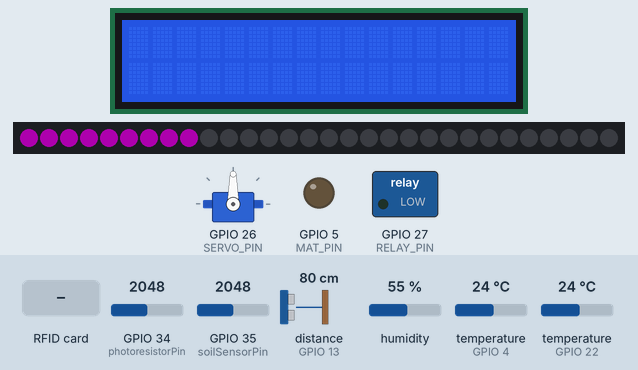
Bench run of a sketch on a simulated ESP32. On the bench: 16×2 character LCD, servo, 30 RGB LEDs in strip order, left to right, switched loads named in the sketch (green lamp = pin HIGH), output pins drawn as LEDs (lit = HIGH). Wiring (inferred from the names in the program): ultrasonic range finder: trigger GPIO 12; echo GPIO 13. The test bench sets the inputs (shaded band); at power-on: GPIO 34 (photoresistorPin) = 2048, GPIO 35 (soilSensorPin) = 2048, distance to the obstacle (sensor on GPIO 13) 80 cm, humidity 55 %, temperature (sensors on GPIO 4, GPIO 22) 24 °C. The echo pulse lasts 58.3 µs per cm; dim RGB values are drawn brighter than linear; WiFi joins after 1.5 s; servers stay silent unless stated; no MQTT or app messages arrive unless stated; pins used as bus, display or sensor lines are not drawn; what the sketch prints to the serial monitor is not drawn.

Above: at 3.0 s.
3.1 s: RFID card 53 80 02 29 held to the reader
At 5.6 s:
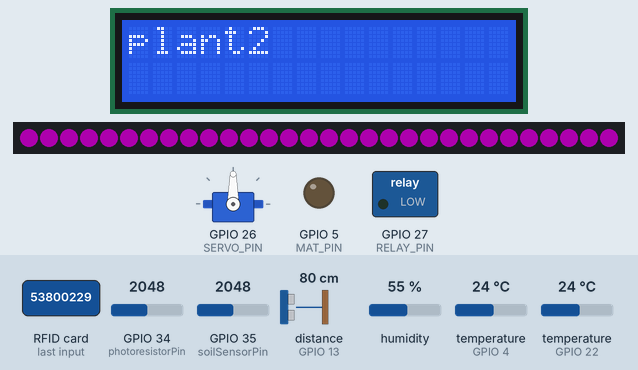
7.8 s: GPIO 34 (photoresistorPin) set to 2958
10.4 s: GPIO 34 (photoresistorPin) set to 3033
At 13.9 s:
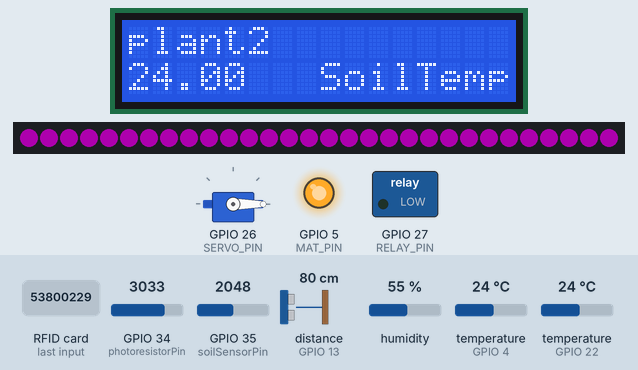
14.0 s: GPIO 34 (photoresistorPin) set to 2866
At 17.0 s:
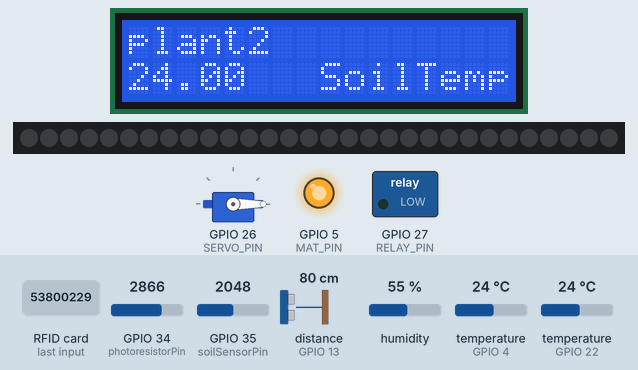
20.9 s: RFID card 03 31 79 13 held to the reader
At 23.9 s:
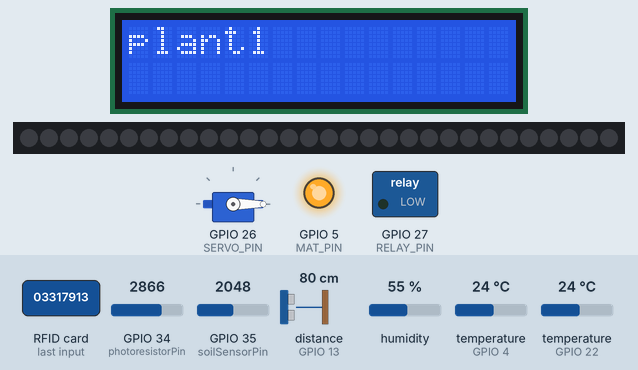
26.4 s: GPIO 34 (photoresistorPin) set to 1046
28.7 s: GPIO 34 (photoresistorPin) set to 928
At 33.4 s:
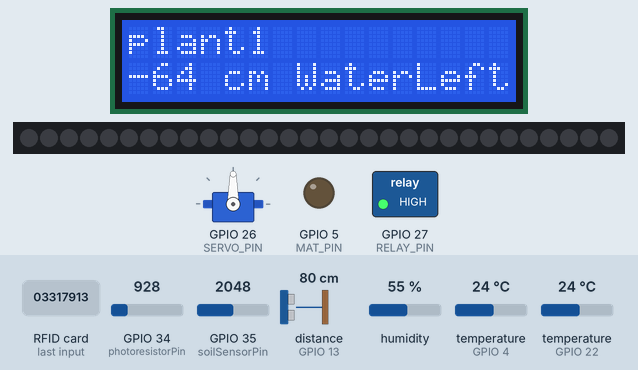
Timing chart, 0 to 34.9 s (numbered marks = the images above; inputs shaded):
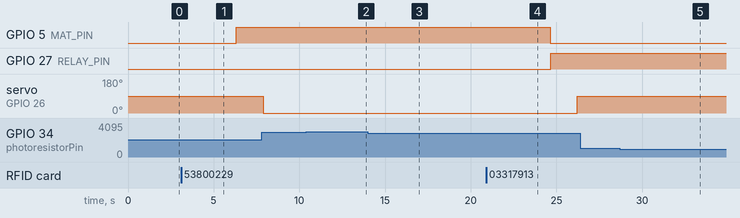

Measured:
- the behaviour switches between 2999 and 3000 on GPIO 34 (photoresistorPin) (found by bisection; images 1 and 2)
- the behaviour switches between 1000 and 999 on GPIO 34 (photoresistorPin) (found by bisection; images 4 and 5)
- after the input at 3.1 s, GPIO 5 (MAT_PIN): LOW → HIGH after 3.2 s; the display: first differs from a run without the input after 1.5 s (image 1)
- after the input at 20.9 s, GPIO 5 (MAT_PIN): HIGH → LOW after 3.8 s; GPIO 27 (RELAY_PIN): LOW → HIGH after 3.8 s; servo on GPIO 26 (SERVO_PIN): 0° → 90° after 5.3 s; the display: changes after 2.0 s (image 4)
- after the input at 26.4 s, every drawn part: stays the same
- what the display in image 3 shows lasts 3.0 s, from 16.5 s to 19.5 s

The sketch:

project_V1_withgrafana.ino
```cpp
// Include necessary libraries
#include <Arduino.h>
#include <SPI.h>
#include <MFRC522.h>
#include <DHT.h>
#include <LiquidCrystal_I2C.h>
#include <OneWire.h>
#include <Wire.h>
#include <DallasTemperature.h>
#include <Adafruit_NeoPixel.h>
#include <ESP32Servo.h>
#include <WiFi.h>
#include <PubSubClient.h>
#include <ArduinoJson.h>

// define gpio pins
#define DHTPIN 4                  // Digital pin connected to the DHT sensor
#define DHTTYPE DHT11             // DHT 11
#define RST_PIN 14                // Reset pin connected to GPIO 14 (D14)
#define SS_PIN 21                 // Slave Select pin connected to GPIO 5 (D5)
#define SERVO_PIN 26              // Pin to which the servo is connected
#define RELAY_PIN 27              // Change this to the GPIO pin connected to the relay module
#define ONE_WIRE_BUS 22           // one wire bus to DS18B20
#define MAT_PIN 5                 // PIN FOR heatmat
#define LED_PIN 32                // Pin D32 on ESP32
#define LED_COUNT 30              // Number of LEDs in your strip
const int trigPin = 12;           // Trig pin of HC-SR04
const int echoPin = 13;           // Echo pin of HC-SR04
const int soilSensorPin = 35;     // Analog pin to which the sensor is connected
const int photoresistorPin = 34;  // Digital pin 35 on ESP32

// Replace with your network credentials
const char* ssid = "telenet-C0937";
const char* password = "NxefST4pcycx";

// MQTT Broker data
const char* mqtt_server = "tharspi.local";
const char* mqtt_user = "thars";
const char* mqtt_password = "thars";

// create wifi for MQTT
WiFiClient espClient;
PubSubClient client(espClient);

Servo myServo;                                                      // Create a servo object
MFRC522 mfrc522(SS_PIN, RST_PIN);                                   // Create MFRC522 instance.
DHT dht(DHTPIN, DHTTYPE);                                           // create DHT object
Adafruit_NeoPixel strip(LED_COUNT, LED_PIN, NEO_GRB + NEO_KHZ800);  // create ledstrip object
LiquidCrystal_I2C lcd(0x27, 16, 2);                                 // Set the LCD I2C address and the number of columns and rows

// Setup a oneWire instance to communicate with any OneWire devices
OneWire oneWire(ONE_WIRE_BUS);

// Pass oneWire reference to DallasTemperature library
DallasTemperature sensors(&oneWire);

// parameters voor de kweekbak
float lichtintensiteit = 0;
float bodemvochtigheid = 5000;
float bodemtemperatuur = 0;
float luchtemperatuur = 0;
float WaterAfstand = 15;
String plantname = "";

// extra parameters voor extra grafana data
int lcdState = 1;
int waterLeft = 0;
float moistpercent = 0;
float lightpercent = 0;
float pumpState = 0;
float windowState = 0;
float lightState = 0;
float hundred = 100;
float null = 0;

// Define your mappings between RFID tags and settings
const String TAG_ID_1 = "03 31 79 13";
const String TAG_ID_2 = "53 80 02 29";

// Function to compare two tag IDs
bool compareTagIDs(String tag1, String tag2) {
  return tag1.equals(tag2);
}

// Function to update settings based on the detected RFID tag
void updateSettings(String tagID) {
  if (compareTagIDs(tagID, TAG_ID_1)) {
    Serial.println("Settings updated for Tag 1");
    plantname = "plant1";
    lcd.clear();
    lcd.setCursor(0, 0);
    lcd.print(plantname);
    lichtintensiteit = 1000;
    bodemvochtigheid = 2000;
    bodemtemperatuur = 15;
    luchtemperatuur = 15;
  } else if (compareTagIDs(tagID, TAG_ID_2)) {
    Serial.println("Settings updated for Tag 2");
    plantname = "plant2";
    lcd.clear();
    lcd.setCursor(0, 0);
    lcd.print(plantname);
    lichtintensiteit = 3000;
    bodemvochtigheid = 5000;
    bodemtemperatuur = 50;
    luchtemperatuur = 30;
  } else {
    Serial.println("Unknown tag ID");
  }
}

void colorWipe(uint32_t color, int wait) {
  for (int i = 0; i < strip.numPixels(); i++) {
    strip.setPixelColor(i, color);  // Set pixel color
    strip.show();                   // Update strip
    delay(wait);                    // Pause for a moment
  }
}

void moveServo(int degrees) {
  myServo.write(degrees);  // Move the servo to the specified angle
}

void setup_wifi() {
  delay(10);
  // Connecting to a WiFi network
  Serial.begin(115200);
  Serial.print("Connecting to ");
  Serial.println(ssid);

  WiFi.begin(ssid, password);

  while (WiFi.status() != WL_CONNECTED) {
    delay(500);
    Serial.print(".");  // print ..... if it cant connect to wifi
  }

  Serial.println("");
  Serial.println("WiFi connected");
  Serial.println("IP address: ");
  Serial.println(WiFi.localIP());
}

void callback(char* topic, byte* payload, unsigned int length) {
  Serial.print("Message arrived [");
  Serial.print(topic);
  Serial.print("] ");
  for (int i = 0; i < length; i++) {
    Serial.print((char)payload[i]);
  }
  Serial.println();
}

void reconnect() {
  // Loop until we're reconnected
  while (!client.connected()) {
    Serial.print("Attempting MQTT connection...");
    // Attempt to connect
    if (client.connect("ESP32Client", mqtt_user, mqtt_password)) {
      Serial.println("connected");
    } else {
      Serial.print("failed, rc=");
      Serial.print(client.state());
      Serial.println(" try again in 5 seconds");
      // Wait 5 seconds before retrying
      delay(5000);
    }
  }
}

void setup() {
  Serial.begin(115200);  // Initialize serial communications with the PC
  while (!Serial)
    ;                                   // Wait for serial port to connect
  SPI.begin();                          // Init SPI bus
  setup_wifi();                         //setup wifi
  client.setServer(mqtt_server, 1883);  //set MQTT server
  client.setCallback(callback);
  mfrc522.PCD_Init();             // Init MFRC522
  dht.begin();                    // start DHT11
  Wire.begin(25, 33);             // Start the I2C communication on pins 25 (SDA) and 33 (SCL)
  lcd.init();                     // Initialize the LCD
  lcd.backlight();                // Turn on the backlight
  lcd.clear();                    //clear the lcd
  sensors.begin();                //start the DS18B20
  pinMode(trigPin, OUTPUT);       // Set trig pin as output
  pinMode(echoPin, INPUT);        // Set echo pin as input
  pinMode(soilSensorPin, INPUT);  //set soilsensor as input
  pinMode(RELAY_PIN, OUTPUT);     // set relay as output
  pinMode(MAT_PIN, OUTPUT);       // set led
  myServo.attach(SERVO_PIN);      // Attach the servo to the specified pin
  strip.begin();                  // Initialize the strip
  strip.show();                   // Initialize all pixels to 'off'
  strip.setBrightness(50);        // Set brightness (0 to 255)
}

void loop() {

  if (!client.connected()) {
    reconnect();
  }
  client.loop();

  long duration, distance;

  digitalWrite(trigPin, LOW);
  delayMicroseconds(2);
  digitalWrite(trigPin, HIGH);  // send short ultrasonic pulse
  delayMicroseconds(10);
  digitalWrite(trigPin, LOW);


  // Measure the duration of the echo pulse
  duration = pulseIn(echoPin, HIGH);

  // Calculate distance in centimeters
  distance = duration * 0.034 / 2;

  // Call sensors.requestTemperatures() to issue a global temperature
  // request to all devices on the bus
  sensors.requestTemperatures();

  // Get the temperature in Celsius
  float temperatureC = sensors.getTempCByIndex(0);

  // Check if temperature reading is valid
  if (temperatureC != DEVICE_DISCONNECTED_C) {
    // Print temperature to serial monitor
    if (temperatureC <= bodemtemperatuur) {
      Serial.print("ZET WARMTEMATLEDJE AAN || ");
      digitalWrite(MAT_PIN, HIGH);
    } else {
      digitalWrite(MAT_PIN, LOW);
    }
    Serial.print("Soil Temperature: ");
    Serial.print(temperatureC);
    Serial.println(" °C");
  } else {
    // Print an error message if temperature reading failed
    Serial.println("Error: Unable to read soil temperature data");
  }

  // Print the distance to the serial monitor
  if (distance > WaterAfstand) {
    Serial.print("VOEG WATER TOE AAN DE TANK || ");
  }
  Serial.print("Distance: ");
  Serial.print(distance);
  Serial.print(" cm || ");
  // calculate waterleft in the tank
  waterLeft = distance - 15;
  waterLeft = -waterLeft;
  Serial.print("Water Left in tank : ");
  Serial.print(waterLeft);
  Serial.println(" cm");

  // measure the soilmoisture
  float soilMoisture = analogRead(soilSensorPin);
  moistpercent = (bodemvochtigheid / soilMoisture) * 100;
  if (soilMoisture >= bodemvochtigheid) {
    Serial.print("ZET WATERPOMPJE AAN || ");
    digitalWrite(RELAY_PIN, HIGH);
    pumpState = 1;
  } else {
    digitalWrite(RELAY_PIN, LOW);
    pumpState = 0;
  }
  Serial.print("Soil Moisture: ");
  Serial.print(soilMoisture);
  Serial.print(" || percent: ");
  Serial.println(moistpercent);

  float lightValue = analogRead(photoresistorPin);
  lightpercent = (lichtintensiteit / lightValue) * 100;
  if (lightValue >= lichtintensiteit) {
    // Turn on LED strip in pink color
    Serial.print("zet ledstrip aan || ");
    colorWipe(strip.Color(255, 0, 255), 50);  // Pink color
    lightState = 1;
  } else {
    // Otherwise, turn off the LED strip
    colorWipe(strip.Color(0, 0, 0), 50);  // Off
    lightState = 0;
  }
  // Print the sensor value to the serial monitor
  Serial.print("Light Value: ");
  Serial.print(lightValue);
  Serial.print(" || percent: ");
  Serial.println(lightpercent);

  float temperature = dht.readTemperature();  // read DHT11 temperature in celsius Celsius

  if (isnan(temperature)) {
    Serial.println("Failed to read from DHT sensor!");
    return;
  }

  if (temperature >= luchtemperatuur) {
    Serial.print("ZET Raampje open AAN || ");
    moveServo(90);  // Move servo to 90 degrees
    windowState = 1;
  } else {
    moveServo(0);  // Move servo back to 0 degrees
    windowState = 0;
  }

  Serial.print("Air Temperature: ");
  Serial.print(temperature);
  Serial.println(" *C");

  // Create JSON objects with data for grafana
  StaticJsonDocument<400> doc1;
  doc1["soilTemperature"] = static_cast<float>(temperatureC);
  doc1["distance"] = static_cast<float>(distance);
  doc1["soilMoisture"] = static_cast<float>(soilMoisture);
  doc1["moistpercent"] = static_cast<float>(moistpercent);
  doc1["lightpercent"] = static_cast<float>(lightpercent);
  doc1["waterLeft"] = static_cast<float>(waterLeft);
  doc1["lightValue"] = static_cast<float>(lightValue);
  doc1["airTemperature"] = static_cast<float>(temperature);
  // second object beacause first was too big
  StaticJsonDocument<400> doc2;
  doc2["pumpState"] = static_cast<float>(pumpState);
  doc2["windowState"] = static_cast<float>(windowState);
  doc2["lightState"] = static_cast<float>(lightState);
  doc2["lichtintensiteit"] = static_cast<float>(lichtintensiteit);
  doc2["bodemvochtigheid"] = static_cast<float>(bodemvochtigheid);
  doc2["bodemtemperatuur"] = static_cast<float>(bodemtemperatuur);
  doc2["luchtemperatuur"] = static_cast<float>(luchtemperatuur);
  doc2["hundred"] = static_cast<float>(hundred);
  doc2["WaterAfstand"] = static_cast<float>(WaterAfstand);
  doc2["null"] = static_cast<float>(null);


  char jsonBuffer1[400];
  char jsonBuffer2[400];
  size_t n1 = serializeJson(doc1, jsonBuffer1);
  size_t n2 = serializeJson(doc2, jsonBuffer2);

  Serial.print("JSON size: ");
  Serial.println(n1);
  Serial.print("JSON size: ");
  Serial.println(n2);
  serializeJson(doc1, jsonBuffer1);
  serializeJson(doc2, jsonBuffer2);

  // Publish JSON data to MQTT
  client.publish("esp32/sensors", jsonBuffer1);
  client.publish("esp32/sensors", jsonBuffer2);

  // every 5 loops lcd print shows different data
  if (lcdState > 0) {
    int procent = 0;
    lcd.clear();
    lcd.setCursor(0, 0);
    lcd.print(plantname);
    lcd.setCursor(0, 1);
    lcd.print(temperatureC);
    lcd.setCursor(8, 1);
    lcd.print("SoilTemp");
  }
  if (lcdState > 5) {

    lcd.clear();
    lcd.setCursor(0, 0);
    lcd.print(plantname);
    lcd.setCursor(0, 1);
    lcd.print(waterLeft);
    lcd.setCursor(4, 1);
    lcd.print("cm WaterLeft");
  }
  if (lcdState > 10) {
    lcd.clear();
    lcd.setCursor(0, 0);
    lcd.print(plantname);
    lcd.setCursor(0, 1);
    lcd.print(moistpercent);
    lcd.setCursor(6, 1);
    lcd.print("%SoilMoist");
  }
  if (lcdState > 15) {
    lcd.clear();
    lcd.setCursor(0, 0);
    lcd.print(plantname);
    lcd.setCursor(0, 1);
    lcd.print(lightpercent);
    lcd.setCursor(10, 1);
    lcd.print("%Light");
  }
  if (lcdState > 20) {
    lcd.clear();
    lcd.setCursor(0, 0);
    lcd.print(plantname);
    lcd.setCursor(0, 1);
    lcd.print(temperature);
    lcd.setCursor(9, 1);
    lcd.print("AirTemp");
  }
  if (lcdState == 25) { // when lcd state = 25 return to 0
    lcdState = 0;
  }
  lcdState++;

  delay(500);

  // Look for new cards
  if (!mfrc522.PICC_IsNewCardPresent()) {
    return;
  }

  // Select one of the cards
  if (!mfrc522.PICC_ReadCardSerial()) {
    return;
  }

  //Show UID on serial monitor
  Serial.print("UID tag :");
  String content = "";
  byte letter;
  for (byte i = 0; i < mfrc522.uid.size; i++) {
    Serial.print(mfrc522.uid.uidByte[i] < 0x10 ? " 0" : " ");
    Serial.print(mfrc522.uid.uidByte[i], HEX);
    content.concat(String(mfrc522.uid.uidByte[i] < 0x10 ? " 0" : " "));
    content.concat(String(mfrc522.uid.uidByte[i], HEX));
  }
  Serial.println();
  Serial.print("Message : ");
  content.toUpperCase();
  Serial.println(content.substring(1));

  // Update settings based on the detected RFID tag
  updateSettings(content.substring(1));
  Serial.println(lichtintensiteit);
  Serial.println(bodemvochtigheid);
  Serial.println(bodemtemperatuur);
  Serial.println(luchtemperatuur);


  delay(1000);
}
```
